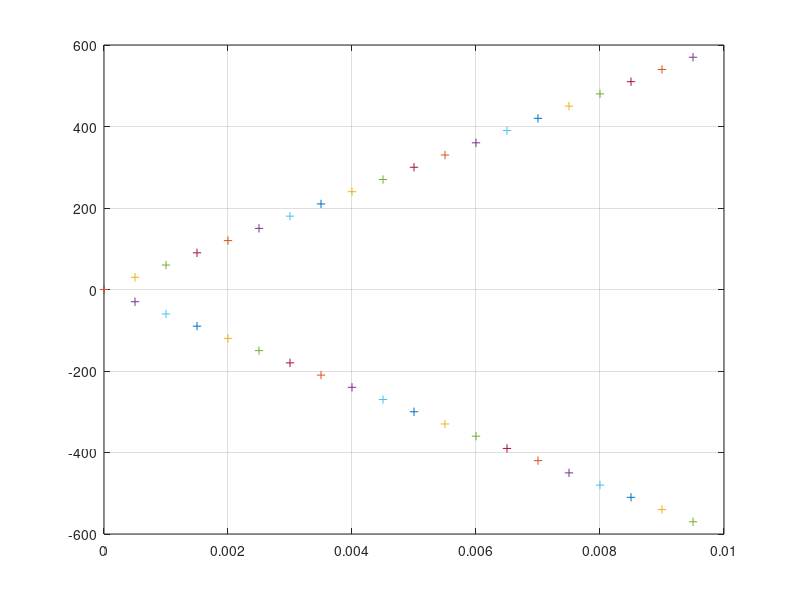

MATLAB code to generate this figure: (Note: this script raises an error after producing the figure.)
hold on;
grid on;
box on;

global C0 C1 h Mgiven d b
C1 = 15103.41;
h = 0.010;
H = h/2;

C0 = 530.495;
b = 1; 
I = b*h^3/12;


% M0 = [];
% C_0 = [];
% He0 = [];
% 
% M1 = [];
% C_1 = [];
% He1 = [];

% M2 = [];
% C_2 = [];
% He2 = [];

% M3 = [];
% C_3 = [];
% He3 = [];
% 
% M4 = [];
% C_4 = [];
% He4 = [];
% 
% M5 = [];
% C_5 = [];
% He5 = [];


xr(1) = h/2; %he 
xr(2) = 0; %c
Say = @(y) C0 + C1*(y - xr(2)); %ноль на нейтральной плоскости
k = Say(xr(1))./xr(1); % плюс xr(2) не нужно, т к сигма игрек уже в новой
S_e = 0;
n = 0;
for d = 1.3:0.000005:1.3
    Say_min = min(Say(h/2),Say(-h/2)*d); 
    Say_max = max(Say(h/2),Say(-h/2)*d); 
    
  for Mgiven = 0:0.0005:0.05
      %Стадия 1 
      n = n+1;
         S_e_1 = xr(1)*Mgiven/I;
         S_e_2 = -(h/2)*Mgiven/I;
         if (S_e_1 <= Say_min) && (xr(1) == h/2 )
%              plot(Mgiven,  xr(1), '+')
%              plot(Mgiven,  xr(2), '+')
            plot(Mgiven, S_e_1, '+');
            plot(Mgiven, S_e_2, '+'); 
%               C_4(n) = xr(2);
%               He4(n) = xr(1);
%               M4(n) = Mgiven;
         else
             if Say(h/2 + xr(2))> Say(-h/2 + xr(2))*d && S_e < Say(h/2 - xr(2)) 
              display("Stage 2b");                       
              [xr, fr, ex] = fsolve(@function2B_hm, [h/2, 0], optimset('TolX', 1.0e-5));
               k = d*(C0 - C1*(xr(1)+xr(2)))./xr(1); %Поменять знак перед С1 на плюс. В уравнениях тоже, тк С1 глобальная. 
               S_e = k*(h/2+xr(2));
               plot(Mgiven,S_e, 'o')
               plot(Mgiven, -Say_min, 'o')
%                  plot(Mgiven,  xr(1), '*')
%                  plot(Mgiven,  xr(2), '*')
%               C_4(n) = xr(2);
%               He4(n) = xr(1);
%               M4(n) = Mgiven;
              end
       if Say(h/2 + xr(2)) < Say(-h/2 + xr(2))*d && S_e < d*Say(-h/2 + xr(2)) %здесь S_e тоже для сжатой                                                        
             
               display("Stage 2A");% предел текучести достигается на растянутой стороне
            % Может на самом деле работать и при положительном направлении
            % градиента при больших значениях d, например, при d=1.5;

               %S_e_2 = -(h/2)*Mgiven/I;
               [xr, fr, ex] = fsolve(@function2A, [h/2, 0], optimset('TolX', 1.0e-5));
              k = (C0 + C1*(xr(1)+xr(2)))./xr(1);
              S_e = k*(h/2 - xr(2)); %для сжатой, стоит обозначить переменные ????(напряжения на противотоложной стороне)
              plot(Mgiven, Say_min, '*');
              plot(Mgiven,-S_e,'*');
%              plot(Mgiven, xr(1), 'o')
%               plot(Mgiven, xr(2), 'o')
%               C_4(n) = xr(2);
%               He4(n) = xr(1);
%               M4(n) = Mgiven;
               
          end
          
          %начало третьей стадии
          %для третьей стадии должно быть два разных вывода для случая а и
          %b 
          if (S_e >= Say_max) || (S_e == 0 )
          display('Stage 3');
          [xr, fr, ex] = fsolve(@function3N, [h/2, 0], optimset('TolX', 1.0e-5));
           plot(Mgiven ,-Say_min,'^');
           plot(Mgiven,Say_max, '^')
             hem = d*xr(1)*(C0-C1*xr(2))/(C0-C1*xr(2) + C1*xr(1)*(d+1)); 
%            plot(Mgiven,  xr(1), '^')
%            plot(Mgiven,  xr(2), '^')
%               C_4(n) = xr(2);
%               He4(n) = xr(1);
%               M4(n) = Mgiven;
          end
         
       end
          if xr(1)<=10^(-6)
              break;
          end
      
  end
end



Mz = h^2*(3*C0*(d+1)+C1*h*(d-1))/24
% 
% M0;
% C_0;
% He0;
% % 
% M1;
% C_1;
% He1;
% % % % % % 
% M2;
% C_2;
% He2;
% % % % % % 
% M3;
% C_3;
% He3;
% % % % % % 
% M4;
% C_4;
% He4;
% % % 
% % M5;
% % C_5;
% % He5;
% plot(M0./0.00755, C_0./h,'r','LineWidth',3);
% plot(M0./0.00755, He0./h,'r','LineWidth',3);
% % 
% plot(M1./0.00835, C_1./h,'y','LineWidth',3);
% plot(M1./0.00835, He1./h,'y','LineWidth',3);
% % % % % 
% % % % 
% plot(M2./0.0091, C_2./h,'k','LineWidth',3);
% plot(M2./0.0091, He2./h,'k','LineWidth',3);
% % % % % 
% % % % % 
% plot(M3./0.00985, C_3./h,'g','LineWidth',3);
% plot(M3./0.00985, He3./h,'g','LineWidth',3);
% % % % % % 
% plot(M4./0.0101, C_4./h,'b','LineWidth',3);
% plot(M4./0.0101, He4./h,'b','LineWidth',3);
% % 
% % plot(M5./0.02075, C_5./h,'c','LineWidth',3);
% % plot(M5./0.02075, He5./h,'c','LineWidth',3);
% % % % % 
% % % % % 
%   legend({['d = 1.0'],[''],['d = 1.1'],[''],['d = 1.2'],[''],['d = 1.3'],[''],['d = 1.4'],['']},'Location', 'southwest');
% % % % 
%  xlabel('M/Mкр');
%  ylabel('c/h, he/h');





    